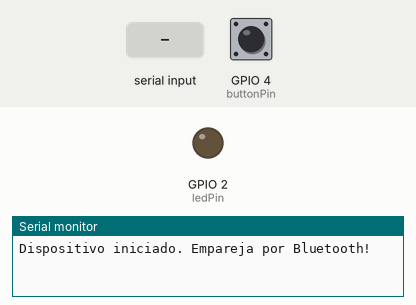
A sketch run on a simulated ESP32. Parts: output pins drawn as LEDs (lit = HIGH), the last lines printed to the serial monitor. Inputs (shaded band) come from the test bench; at power-on: GPIO 4 (buttonPin) LOW. Nothing arrives over Bluetooth unless stated.

Above: at 1.2 s.
1.3 s: GPIO 4 (buttonPin) pulled HIGH for 0.15 s
At 2.4 s:
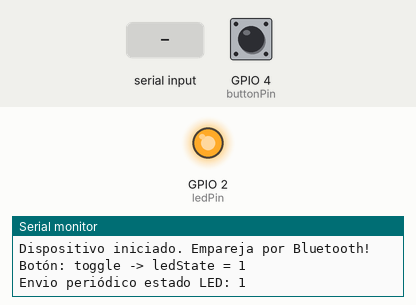
2.9 s: "0\n" received over the second serial link
At 4.1 s:
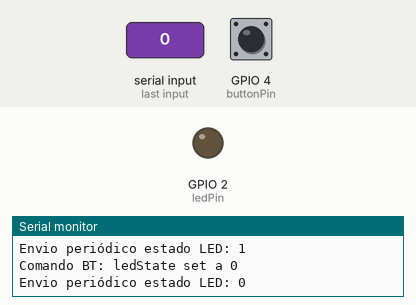
4.4 s: "1\n" received over the second serial link
At 5.1 s:
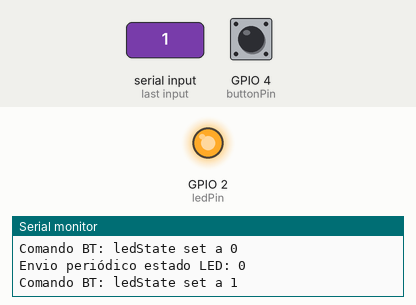
5.9 s: GPIO 4 (buttonPin) pulled HIGH for 1 s
At 6.9 s:
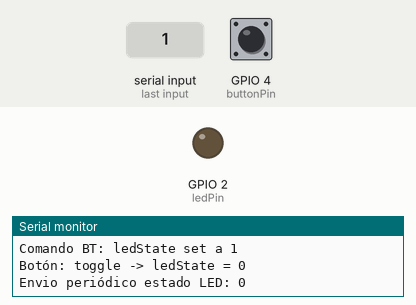
Timing chart, 0 to 8.9 s (numbered marks = the images above; inputs shaded):
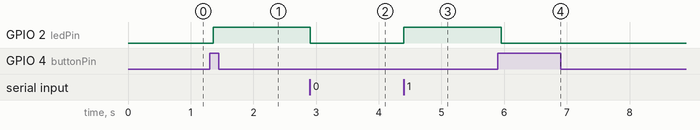

The sketch:

esp32_bt_light.ino
```cpp
#include "BluetoothSerial.h"

BluetoothSerial SerialBT;

#define ledPin    2    // Pin del LED
#define buttonPin 4    // Pin del botón

int ledState = LOW;           // 0 o 1
int buttonState = LOW;        // estado debounced
int lastButtonReading = LOW;  // última lectura cruda

unsigned long lastDebounceTime = 0;
const unsigned long debounceDelay = 50; // ms

unsigned long lastSendMillis = 0;
const unsigned long sendInterval = 2000; // ms: intervalo para enviar estado por BT

String incomingBuf = ""; // buffer no bloqueante para datos entrantes

void setup() {
  Serial.begin(115200);
  SerialBT.begin("ESP32test");
  Serial.println("Dispositivo iniciado. Empareja por Bluetooth!");

  pinMode(ledPin, OUTPUT);
  // Si tu botón está conectado a GND y usas pull-up interna:
  // pinMode(buttonPin, INPUT_PULLUP);
  // y ajusta la lógica inversa (activo LOW).
  pinMode(buttonPin, INPUT);

  digitalWrite(ledPin, ledState);
}

void processCommand(String cmd) {
  cmd.trim();
  if (cmd.length() == 0) return;

  // Aceptamos "0" o "1" para controlar el LED
  if (cmd == "0" || cmd == "1") {
    int v = cmd.toInt();
    if (v != ledState) {
      ledState = v;
      digitalWrite(ledPin, ledState);
      Serial.print("Comando BT: ledState set a ");
      Serial.println(ledState);
    } else {
      Serial.print("Comando BT recibido pero ledState ya es ");
      Serial.println(ledState);
    }
    // opcional: enviar confirmación inmediata
    SerialBT.print(String(ledState) + "\n");
  } else {
    // otros comandos (si quieres) se pueden manejar aquí
    Serial.print("Comando BT no reconocido: ");
    Serial.println(cmd);
  }
}

void loop() {
  // --- Lectura no bloqueante de Bluetooth (montamos líneas terminadas en '\n') ---
  while (SerialBT.available()) {
    char c = SerialBT.read();
    if (c == '\r') continue;        // ignorar CR si hay
    if (c == '\n') {
      // procesar línea completa
      processCommand(incomingBuf);
      incomingBuf = "";
    } else {
      incomingBuf += c;
      // por seguridad, evitar buffer muy grande
      if (incomingBuf.length() > 64) {
        incomingBuf = incomingBuf.substring(incomingBuf.length() - 64);
      }
    }
  }

  // --- Debounce del botón ---
  int reading = digitalRead(buttonPin);

  if (reading != lastButtonReading) {
    lastDebounceTime = millis();
    lastButtonReading = reading;
  }

  if ((millis() - lastDebounceTime) > debounceDelay) {
    if (reading != buttonState) {
      buttonState = reading;
      // Asumo botón activo HIGH; si usas INPUT_PULLUP cambia la condición a (buttonState == LOW)
      if (buttonState == HIGH) {
        // toggle al presionar
        ledState = !ledState;
        digitalWrite(ledPin, ledState);
        Serial.print("Botón: toggle -> ledState = ");
        Serial.println(ledState);

        // enviar estado inmediato tras cambio físico
        SerialBT.print(String(ledState) + "\n");
        SerialBT.flush();
      }
    }
  }

  // --- Envío periódico del estado actual del LED ---
  if (millis() - lastSendMillis >= sendInterval) {
    lastSendMillis = millis();
    // formato simple: "0\n" o "1\n"
    SerialBT.print(String(ledState) + "\n");
    Serial.print("Envio periódico estado LED: ");
    Serial.println(ledState);
  }

  delay(10); // pequeña pausa para estabilidad
}
```

Measured:
- after the input at 1.3 s, GPIO 2 (ledPin): LOW → HIGH after 0.06 s
- after the input at 2.9 s, GPIO 2 (ledPin): HIGH → LOW at once
- after the input at 4.4 s, GPIO 2 (ledPin): LOW → HIGH at once
- after the input at 5.9 s, GPIO 2 (ledPin): HIGH → LOW after 0.05 s
